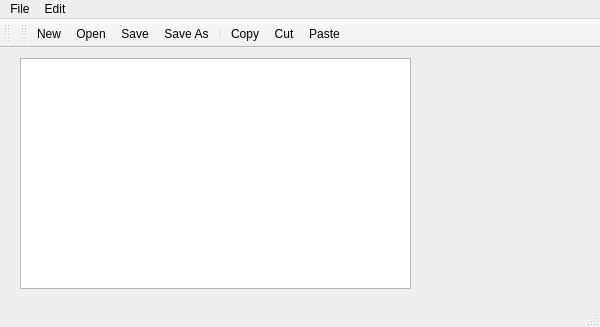
<?xml version="1.0" encoding="UTF-8"?>
<ui version="4.0">
 <class>MainWindowClass</class>
 <widget class="QMainWindow" name="MainWindowClass">
  <property name="geometry">
   <rect>
    <x>0</x>
    <y>0</y>
    <width>600</width>
    <height>327</height>
   </rect>
  </property>
  <property name="windowTitle">
   <string>MainWindow</string>
  </property>
  <widget class="QWidget" name="centralWidget">
   <widget class="QPlainTextEdit" name="plainTextEdit">
    <property name="geometry">
     <rect>
      <x>20</x>
      <y>10</y>
      <width>391</width>
      <height>231</height>
     </rect>
    </property>
   </widget>
  </widget>
  <widget class="QMenuBar" name="menuBar">
   <property name="geometry">
    <rect>
     <x>0</x>
     <y>0</y>
     <width>600</width>
     <height>21</height>
    </rect>
   </property>
   <widget class="QMenu" name="menuFile">
    <property name="title">
     <string>File</string>
    </property>
    <addaction name="actionNew"/>
    <addaction name="actionOpen"/>
    <addaction name="actionSave"/>
    <addaction name="actionSave_As"/>
    <addaction name="separator"/>
    <addaction name="actionExit"/>
   </widget>
   <widget class="QMenu" name="menuEdit">
    <property name="title">
     <string>Edit</string>
    </property>
    <addaction name="actionCopy"/>
    <addaction name="actionCut"/>
    <addaction name="actionPaste"/>
    <addaction name="separator"/>
    <addaction name="actionSelect_All"/>
    <addaction name="actionSelect_None"/>
   </widget>
   <addaction name="menuFile"/>
   <addaction name="menuEdit"/>
  </widget>
  <widget class="QToolBar" name="mainToolBar">
   <attribute name="toolBarArea">
    <enum>TopToolBarArea</enum>
   </attribute>
   <attribute name="toolBarBreak">
    <bool>false</bool>
   </attribute>
  </widget>
  <widget class="QStatusBar" name="statusBar"/>
  <widget class="QToolBar" name="toolBar">
   <property name="windowTitle">
    <string>toolBar</string>
   </property>
   <attribute name="toolBarArea">
    <enum>TopToolBarArea</enum>
   </attribute>
   <attribute name="toolBarBreak">
    <bool>false</bool>
   </attribute>
   <addaction name="actionNew"/>
   <addaction name="actionOpen"/>
   <addaction name="actionSave"/>
   <addaction name="actionSave_As"/>
   <addaction name="separator"/>
   <addaction name="actionCopy"/>
   <addaction name="actionCut"/>
   <addaction name="actionPaste"/>
  </widget>
  <action name="actionNew">
   <property name="icon">
    <iconset resource="mainwindow.qrc">
     <normaloff>:/files/images/new.png</normaloff>:/files/images/new.png</iconset>
   </property>
   <property name="text">
    <string>New</string>
   </property>
  </action>
  <action name="actionOpen">
   <property name="icon">
    <iconset resource="mainwindow.qrc">
     <normaloff>:/files/images/open.png</normaloff>:/files/images/open.png</iconset>
   </property>
   <property name="text">
    <string>Open</string>
   </property>
  </action>
  <action name="actionSave">
   <property name="icon">
    <iconset resource="mainwindow.qrc">
     <normaloff>:/files/images/save.png</normaloff>:/files/images/save.png</iconset>
   </property>
   <property name="text">
    <string>Save</string>
   </property>
  </action>
  <action name="actionSave_As">
   <property name="icon">
    <iconset resource="mainwindow.qrc">
     <normaloff>:/files/images/saveas.png</normaloff>:/files/images/saveas.png</iconset>
   </property>
   <property name="text">
    <string>Save As</string>
   </property>
  </action>
  <action name="actionExit">
   <property name="text">
    <string>Exit</string>
   </property>
  </action>
  <action name="actionCopy">
   <property name="icon">
    <iconset resource="mainwindow.qrc">
     <normaloff>:/files/images/copy.png</normaloff>:/files/images/copy.png</iconset>
   </property>
   <property name="text">
    <string>Copy</string>
   </property>
  </action>
  <action name="actionCut">
   <property name="icon">
    <iconset resource="mainwindow.qrc">
     <normaloff>:/files/images/cut.png</normaloff>:/files/images/cut.png</iconset>
   </property>
   <property name="text">
    <string>Cut</string>
   </property>
  </action>
  <action name="actionPaste">
   <property name="icon">
    <iconset resource="mainwindow.qrc">
     <normaloff>:/files/images/paste.png</normaloff>:/files/images/paste.png</iconset>
   </property>
   <property name="text">
    <string>Paste</string>
   </property>
  </action>
  <action name="actionSelect_All">
   <property name="icon">
    <iconset resource="mainwindow.qrc">
     <normaloff>:/files/images/selectall.png</normaloff>:/files/images/selectall.png</iconset>
   </property>
   <property name="text">
    <string>Select All</string>
   </property>
  </action>
  <action name="actionSelect_None">
   <property name="icon">
    <iconset resource="mainwindow.qrc">
     <normaloff>:/files/images/selectnone.png</normaloff>:/files/images/selectnone.png</iconset>
   </property>
   <property name="text">
    <string>Select None</string>
   </property>
  </action>
 </widget>
 <layoutdefault spacing="6" margin="11"/>
 <resources>
  <include location="mainwindow.qrc"/>
 </resources>
 <connections/>
</ui>
